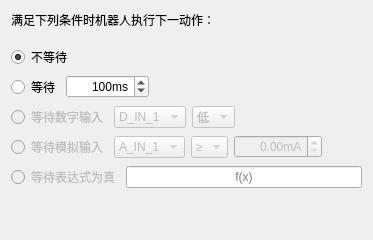
                <widget class="QWidget" name="waitPage">
                 <layout class="QGridLayout" name="gridLayout_5">
                  <item row="2" column="0">
                   <layout class="QVBoxLayout" name="verticalLayout_2">
                    <item>
                     <widget class="QRadioButton" name="noWaitButton">
                      <property name="text">
                       <string>不等待</string>
                      </property>
                      <property name="checked">
                       <bool>true</bool>
                      </property>
                     </widget>
                    </item>
                    <item>
                     <layout class="QHBoxLayout" name="horizontalLayout_2">
                      <item>
                       <widget class="QRadioButton" name="waitTimeButton">
                        <property name="text">
                         <string>等待</string>
                        </property>
                       </widget>
                      </item>
                      <item>
                       <widget class="QSpinBox" name="pauseTimeSpinBox">
                        <property name="alignment">
                         <set>Qt::AlignRight|Qt::AlignTrailing|Qt::AlignVCenter</set>
                        </property>
                        <property name="suffix">
                         <string>ms</string>
                        </property>
                        <property name="maximum">
                         <number>2147483647</number>
                        </property>
                        <property name="singleStep">
                         <number>100</number>
                        </property>
                        <property name="value">
                         <number>100</number>
                        </property>
                       </widget>
                      </item>
                      <item>
                       <spacer name="horizontalSpacer_2">
                        <property name="orientation">
                         <enum>Qt::Horizontal</enum>
                        </property>
                        <property name="sizeHint" stdset="0">
                         <size>
                          <width>40</width>
                          <height>20</height>
                         </size>
                        </property>
                       </spacer>
                      </item>
                     </layout>
                    </item>
                    <item>
                     <layout class="QHBoxLayout" name="horizontalLayout_3">
                      <item>
                       <widget class="QRadioButton" name="waitDigitalButton">
                        <property name="enabled">
                         <bool>false</bool>
                        </property>
                        <property name="text">
                         <string>等待数字输入</string>
                        </property>
                       </widget>
                      </item>
                      <item>
                       <widget class="QComboBox" name="digitalInputComboBox">
                        <property name="enabled">
                         <bool>false</bool>
                        </property>
                        <item>
                         <property name="text">
                          <string>D_IN_1</string>
                         </property>
                        </item>
                       </widget>
                      </item>
                      <item>
                       <widget class="QComboBox" name="digitalInLevelComboBox">
                        <property name="enabled">
                         <bool>false</bool>
                        </property>
                        <item>
                         <property name="text">
                          <string>低</string>
                         </property>
                        </item>
                        <item>
                         <property name="text">
                          <string>高</string>
                         </property>
                        </item>
                       </widget>
                      </item>
                      <item>
                       <spacer name="horizontalSpacer_3">
                        <property name="orientation">
                         <enum>Qt::Horizontal</enum>
                        </property>
                        <property name="sizeHint" stdset="0">
                         <size>
                          <width>40</width>
                          <height>20</height>
                         </size>
                        </property>
                       </spacer>
                      </item>
                     </layout>
                    </item>
                    <item>
                     <layout class="QHBoxLayout" name="horizontalLayout_4">
                      <item>
                       <widget class="QRadioButton" name="waitAnalogButton">
                        <property name="enabled">
                         <bool>false</bool>
                        </property>
                        <property name="text">
                         <string>等待模拟输入</string>
                        </property>
                       </widget>
                      </item>
                      <item>
                       <widget class="QComboBox" name="analogInputComboBox">
                        <property name="enabled">
                         <bool>false</bool>
                        </property>
                        <item>
                         <property name="text">
                          <string>A_IN_1</string>
                         </property>
                        </item>
                       </widget>
                      </item>
                      <item>
                       <widget class="QComboBox" name="analogCompareComboBox">
                        <property name="enabled">
                         <bool>false</bool>
                        </property>
                        <item>
                         <property name="text">
                          <string>≥</string>
                         </property>
                        </item>
                        <item>
                         <property name="text">
                          <string>&gt;</string>
                         </property>
                        </item>
                        <item>
                         <property name="text">
                          <string>=</string>
                         </property>
                        </item>
                        <item>
                         <property name="text">
                          <string>&lt;</string>
                         </property>
                        </item>
                        <item>
                         <property name="text">
                          <string>≤</string>
                         </property>
                        </item>
                       </widget>
                      </item>
                      <item>
                       <widget class="QDoubleSpinBox" name="analogInLevelSpinBox">
                        <property name="enabled">
                         <bool>false</bool>
                        </property>
                        <property name="alignment">
                         <set>Qt::AlignRight|Qt::AlignTrailing|Qt::AlignVCenter</set>
                        </property>
                        <property name="suffix">
                         <string>mA</string>
                        </property>
                        <property name="maximum">
                         <double>1000.000000000000000</double>
                        </property>
                        <property name="singleStep">
                         <double>0.100000000000000</double>
                        </property>
                       </widget>
                      </item>
                      <item>
                       <spacer name="horizontalSpacer_4">
                        <property name="orientation">
                         <enum>Qt::Horizontal</enum>
                        </property>
                        <property name="sizeHint" stdset="0">
                         <size>
                          <width>40</width>
                          <height>20</height>
                         </size>
                        </property>
                       </spacer>
                      </item>
                     </layout>
                    </item>
                    <item>
                     <layout class="QHBoxLayout" name="horizontalLayout_5">
                      <item>
                       <widget class="QRadioButton" name="waitFxButton">
                        <property name="enabled">
                         <bool>false</bool>
                        </property>
                        <property name="text">
                         <string>等待表达式为真</string>
                        </property>
                       </widget>
                      </item>
                      <item>
                       <widget class="QLineEdit" name="waitFxLineEdit">
                        <property name="alignment">
                         <set>Qt::AlignCenter</set>
                        </property>
                        <property name="placeholderText">
                         <string>f(x)</string>
                        </property>
                       </widget>
                      </item>
                     </layout>
                    </item>
                   </layout>
                  </item>
                  <item row="0" column="0">
                   <widget class="QLabel" name="label_17">
                    <property name="text">
                     <string>满足下列条件时机器人执行下一动作：</string>
                    </property>
                   </widget>
                  </item>
                  <item row="4" column="0">
                   <spacer name="verticalSpacer_2">
                    <property name="orientation">
                     <enum>Qt::Vertical</enum>
                    </property>
                    <property name="sizeHint" stdset="0">
                     <size>
                      <width>20</width>
                      <height>40</height>
                     </size>
                    </property>
                   </spacer>
                  </item>
                  <item row="1" column="0">
                   <spacer name="verticalSpacer_8">
                    <property name="orientation">
                     <enum>Qt::Vertical</enum>
                    </property>
                    <property name="sizeType">
                     <enum>QSizePolicy::Minimum</enum>
                    </property>
                    <property name="sizeHint" stdset="0">
                     <size>
                      <width>20</width>
                      <height>10</height>
                     </size>
                    </property>
                   </spacer>
                  </item>
                 </layout>
                </widget>
